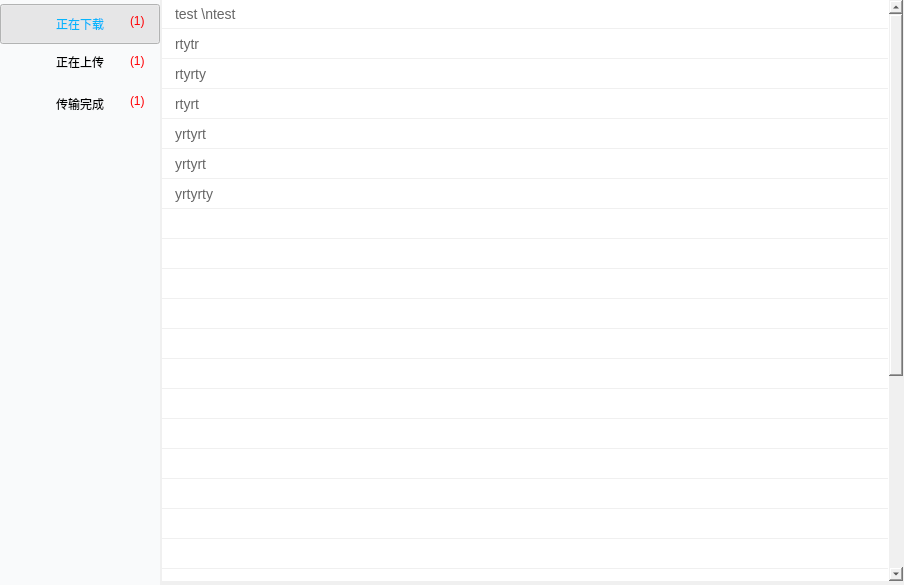
<?xml version="1.0" encoding="UTF-8"?>
<ui version="4.0">
 <class>TaskListGui</class>
 <widget class="QWidget" name="TaskListGui">
  <property name="geometry">
   <rect>
    <x>0</x>
    <y>0</y>
    <width>904</width>
    <height>585</height>
   </rect>
  </property>
  <property name="windowTitle">
   <string>TaskListGUI</string>
  </property>
  <property name="styleSheet">
   <string notr="true">background-color: rgb(240, 240, 240);</string>
  </property>
  <widget class="QWidget" name="backwidget" native="true">
   <property name="geometry">
    <rect>
     <x>0</x>
     <y>0</y>
     <width>10000</width>
     <height>10000</height>
    </rect>
   </property>
   <property name="styleSheet">
    <string notr="true">background-color: rgb(240, 240, 240);</string>
   </property>
   <widget class="QWidget" name="leftwidget" native="true">
    <property name="geometry">
     <rect>
      <x>0</x>
      <y>0</y>
      <width>160</width>
      <height>700</height>
     </rect>
    </property>
    <property name="styleSheet">
     <string notr="true">

QPushButton:checked {
      border-image: url(:/XMSDiskClientGui/Resources/task_bak.png);
font: 11pt &quot;Adobe Arabic&quot;;
	color: rgb(6, 181, 253);
}

QPushButton:!checked {
font: 11pt &quot;Adobe Arabic&quot;;
	color: rgb(0, 0, 0);
}
QWidget
{
background-color: rgb(249, 250, 251);
}</string>
    </property>
    <widget class="QPushButton" name="downButton">
     <property name="enabled">
      <bool>true</bool>
     </property>
     <property name="geometry">
      <rect>
       <x>0</x>
       <y>4</y>
       <width>160</width>
       <height>40</height>
      </rect>
     </property>
     <property name="styleSheet">
      <string notr="true">qproperty-icon: url(:/XMSDiskClientGui/Resources/img/down1.png) off, url(:/XMSDiskClientGui/Resources/img/down2.png) on;</string>
     </property>
     <property name="text">
      <string>正在下载</string>
     </property>
     <property name="shortcut">
      <string/>
     </property>
     <property name="checkable">
      <bool>true</bool>
     </property>
     <property name="checked">
      <bool>true</bool>
     </property>
     <property name="autoExclusive">
      <bool>true</bool>
     </property>
     <property name="autoDefault">
      <bool>false</bool>
     </property>
     <property name="default">
      <bool>false</bool>
     </property>
     <property name="flat">
      <bool>true</bool>
     </property>
    </widget>
    <widget class="QPushButton" name="upButton">
     <property name="enabled">
      <bool>true</bool>
     </property>
     <property name="geometry">
      <rect>
       <x>0</x>
       <y>42</y>
       <width>160</width>
       <height>40</height>
      </rect>
     </property>
     <property name="styleSheet">
      <string notr="true">qproperty-icon: url(:/XMSDiskClientGui/Resources/img/upload1.png) off, url(:/XMSDiskClientGui/Resources/img/upload2.png) on;</string>
     </property>
     <property name="text">
      <string>正在上传</string>
     </property>
     <property name="shortcut">
      <string/>
     </property>
     <property name="checkable">
      <bool>true</bool>
     </property>
     <property name="checked">
      <bool>false</bool>
     </property>
     <property name="autoExclusive">
      <bool>true</bool>
     </property>
     <property name="default">
      <bool>false</bool>
     </property>
     <property name="flat">
      <bool>true</bool>
     </property>
    </widget>
    <widget class="QPushButton" name="okButton">
     <property name="enabled">
      <bool>true</bool>
     </property>
     <property name="geometry">
      <rect>
       <x>0</x>
       <y>84</y>
       <width>160</width>
       <height>40</height>
      </rect>
     </property>
     <property name="styleSheet">
      <string notr="true">qproperty-icon: url(:/XMSDiskClientGui/Resources/img/succ1.png) off, url(:/XMSDiskClientGui/Resources/img/succ2.png) on;</string>
     </property>
     <property name="text">
      <string>传输完成</string>
     </property>
     <property name="shortcut">
      <string/>
     </property>
     <property name="checkable">
      <bool>true</bool>
     </property>
     <property name="checked">
      <bool>false</bool>
     </property>
     <property name="autoExclusive">
      <bool>true</bool>
     </property>
     <property name="default">
      <bool>false</bool>
     </property>
     <property name="flat">
      <bool>true</bool>
     </property>
    </widget>
    <widget class="QLabel" name="downlabel">
     <property name="geometry">
      <rect>
       <x>130</x>
       <y>10</y>
       <width>21</width>
       <height>21</height>
      </rect>
     </property>
     <property name="styleSheet">
      <string notr="true">font: 12pt &quot;思源黑体 CN Normal&quot;;
color: rgb(255, 0, 4);
background-color: rgba(0, 0, 0, 0);</string>
     </property>
     <property name="text">
      <string>(1)</string>
     </property>
    </widget>
    <widget class="QLabel" name="uplabel">
     <property name="geometry">
      <rect>
       <x>130</x>
       <y>50</y>
       <width>21</width>
       <height>21</height>
      </rect>
     </property>
     <property name="styleSheet">
      <string notr="true">font: 12pt &quot;思源黑体 CN Normal&quot;;
color: rgb(255, 0, 4);
background-color: rgba(0, 0, 0, 0);</string>
     </property>
     <property name="text">
      <string>(1)</string>
     </property>
    </widget>
    <widget class="QLabel" name="oklabel">
     <property name="geometry">
      <rect>
       <x>130</x>
       <y>90</y>
       <width>21</width>
       <height>21</height>
      </rect>
     </property>
     <property name="styleSheet">
      <string notr="true">font: 12pt &quot;思源黑体 CN Normal&quot;;
color: rgb(255, 0, 4);
background-color: rgba(0, 0, 0, 0);</string>
     </property>
     <property name="text">
      <string>(1)</string>
     </property>
    </widget>
   </widget>
   <widget class="QTableWidget" name="taskableWidget">
    <property name="geometry">
     <rect>
      <x>162</x>
      <y>0</y>
      <width>741</width>
      <height>581</height>
     </rect>
    </property>
    <property name="mouseTracking">
     <bool>true</bool>
    </property>
    <property name="tabletTracking">
     <bool>true</bool>
    </property>
    <property name="focusPolicy">
     <enum>Qt::FocusPolicy::NoFocus</enum>
    </property>
    <property name="autoFillBackground">
     <bool>true</bool>
    </property>
    <property name="styleSheet">
     <string notr="true">QHeaderView::section {
     padding-left: 0px;
 }
QTableWidget                   
{
    background:#FFFFFF;           
    border:none;                   
 
    font-size:14px;                
    font-family:&quot;Microsoft YaHei&quot;;
    color:#666666;   

 selection-background-color: qlineargradient(x1: 0, y1: 0, x2: 0.5, y2: 0.5,
                                  stop: 0 #FF92BB, stop: 1 white);              
}
QTableWidget::item                
{
    background:#ffffff; 
    spacing: 3px;
}

QTableView::item::selected    
{         
  color:#000000;             
  background:#e6f6ff; 
}


QHeaderView::section {
background-color:#FFFFFF;
  border: 1px solid #f0f0f0 ;

}


QTableView::item {

      border-bottom-width: 1px;
      border-style: solid;
      border-color: #f0f0f0;
      padding-left: 10px;
	  border-right: none;
border-left: none;
border-top: none;
	

}</string>
    </property>
    <property name="frameShape">
     <enum>QFrame::Shape::NoFrame</enum>
    </property>
    <property name="frameShadow">
     <enum>QFrame::Shadow::Plain</enum>
    </property>
    <property name="verticalScrollBarPolicy">
     <enum>Qt::ScrollBarPolicy::ScrollBarAsNeeded</enum>
    </property>
    <property name="horizontalScrollBarPolicy">
     <enum>Qt::ScrollBarPolicy::ScrollBarAlwaysOff</enum>
    </property>
    <property name="sizeAdjustPolicy">
     <enum>QAbstractScrollArea::SizeAdjustPolicy::AdjustToContentsOnFirstShow</enum>
    </property>
    <property name="editTriggers">
     <set>QAbstractItemView::EditTrigger::NoEditTriggers</set>
    </property>
    <property name="tabKeyNavigation">
     <bool>false</bool>
    </property>
    <property name="showDropIndicator" stdset="0">
     <bool>false</bool>
    </property>
    <property name="dragEnabled">
     <bool>false</bool>
    </property>
    <property name="dragDropOverwriteMode">
     <bool>false</bool>
    </property>
    <property name="alternatingRowColors">
     <bool>false</bool>
    </property>
    <property name="selectionMode">
     <enum>QAbstractItemView::SelectionMode::NoSelection</enum>
    </property>
    <property name="selectionBehavior">
     <enum>QAbstractItemView::SelectionBehavior::SelectRows</enum>
    </property>
    <property name="textElideMode">
     <enum>Qt::TextElideMode::ElideLeft</enum>
    </property>
    <property name="verticalScrollMode">
     <enum>QAbstractItemView::ScrollMode::ScrollPerItem</enum>
    </property>
    <property name="showGrid">
     <bool>true</bool>
    </property>
    <property name="gridStyle">
     <enum>Qt::PenStyle::NoPen</enum>
    </property>
    <property name="sortingEnabled">
     <bool>true</bool>
    </property>
    <property name="wordWrap">
     <bool>true</bool>
    </property>
    <property name="cornerButtonEnabled">
     <bool>false</bool>
    </property>
    <property name="columnCount">
     <number>1</number>
    </property>
    <attribute name="horizontalHeaderVisible">
     <bool>false</bool>
    </attribute>
    <attribute name="horizontalHeaderCascadingSectionResizes">
     <bool>false</bool>
    </attribute>
    <attribute name="horizontalHeaderMinimumSectionSize">
     <number>100</number>
    </attribute>
    <attribute name="horizontalHeaderHighlightSections">
     <bool>true</bool>
    </attribute>
    <attribute name="horizontalHeaderShowSortIndicator" stdset="0">
     <bool>true</bool>
    </attribute>
    <attribute name="horizontalHeaderStretchLastSection">
     <bool>true</bool>
    </attribute>
    <attribute name="verticalHeaderVisible">
     <bool>false</bool>
    </attribute>
    <attribute name="verticalHeaderCascadingSectionResizes">
     <bool>false</bool>
    </attribute>
    <attribute name="verticalHeaderHighlightSections">
     <bool>true</bool>
    </attribute>
    <attribute name="verticalHeaderShowSortIndicator" stdset="0">
     <bool>false</bool>
    </attribute>
    <attribute name="verticalHeaderStretchLastSection">
     <bool>false</bool>
    </attribute>
    <row>
     <property name="text">
      <string>新建行</string>
     </property>
    </row>
    <row>
     <property name="text">
      <string>新建行</string>
     </property>
    </row>
    <row>
     <property name="text">
      <string>新建行</string>
     </property>
    </row>
    <row>
     <property name="text">
      <string>新建行</string>
     </property>
    </row>
    <row>
     <property name="text">
      <string>新建行</string>
     </property>
    </row>
    <row>
     <property name="text">
      <string>新建行</string>
     </property>
    </row>
    <row>
     <property name="text">
      <string>新建行</string>
     </property>
    </row>
    <row>
     <property name="text">
      <string>新建行</string>
     </property>
    </row>
    <row>
     <property name="text">
      <string>新建行</string>
     </property>
    </row>
    <row>
     <property name="text">
      <string>新建行</string>
     </property>
    </row>
    <row>
     <property name="text">
      <string>新建行</string>
     </property>
    </row>
    <row>
     <property name="text">
      <string>新建行</string>
     </property>
    </row>
    <row>
     <property name="text">
      <string>新建行</string>
     </property>
    </row>
    <row>
     <property name="text">
      <string>新建行</string>
     </property>
    </row>
    <row>
     <property name="text">
      <string>新建行</string>
     </property>
    </row>
    <row>
     <property name="text">
      <string>新建行</string>
     </property>
    </row>
    <row>
     <property name="text">
      <string>新建行</string>
     </property>
    </row>
    <row>
     <property name="text">
      <string>新建行</string>
     </property>
    </row>
    <row>
     <property name="text">
      <string>新建行</string>
     </property>
    </row>
    <row>
     <property name="text">
      <string>新建行</string>
     </property>
    </row>
    <row>
     <property name="text">
      <string>新建行</string>
     </property>
    </row>
    <row>
     <property name="text">
      <string>新建行</string>
     </property>
    </row>
    <row>
     <property name="text">
      <string>新建行</string>
     </property>
    </row>
    <row>
     <property name="text">
      <string>新建行</string>
     </property>
    </row>
    <row>
     <property name="text">
      <string>新建行</string>
     </property>
    </row>
    <row>
     <property name="text">
      <string>新建行</string>
     </property>
    </row>
    <row>
     <property name="text">
      <string>新建行</string>
     </property>
    </row>
    <row>
     <property name="text">
      <string>新建行</string>
     </property>
    </row>
    <row>
     <property name="text">
      <string>新建行</string>
     </property>
    </row>
    <column>
     <property name="text">
      <string>文件名</string>
     </property>
    </column>
    <item row="0" column="0">
     <property name="text">
      <string>test \ntest</string>
     </property>
    </item>
    <item row="1" column="0">
     <property name="text">
      <string>rtytr</string>
     </property>
    </item>
    <item row="2" column="0">
     <property name="text">
      <string>rtyrty</string>
     </property>
    </item>
    <item row="3" column="0">
     <property name="text">
      <string>rtyrt</string>
     </property>
    </item>
    <item row="4" column="0">
     <property name="text">
      <string>yrtyrt</string>
     </property>
    </item>
    <item row="5" column="0">
     <property name="text">
      <string>yrtyrt</string>
     </property>
    </item>
    <item row="6" column="0">
     <property name="text">
      <string>yrtyrty</string>
     </property>
    </item>
    <item row="25" column="0">
     <property name="text">
      <string>ss</string>
     </property>
    </item>
    <item row="26" column="0">
     <property name="text">
      <string>ss</string>
     </property>
    </item>
    <item row="27" column="0">
     <property name="text">
      <string>ss</string>
     </property>
    </item>
    <item row="28" column="0">
     <property name="text">
      <string>ss</string>
     </property>
    </item>
   </widget>
  </widget>
 </widget>
 <layoutdefault spacing="6" margin="11"/>
 <resources>
  <include location="xdisk_client_gui.qrc"/>
 </resources>
 <connections>
  <connection>
   <sender>taskableWidget</sender>
   <signal>clicked(QModelIndex)</signal>
   <receiver>TaskListGui</receiver>
   <slot>Select(QModelIndex)</slot>
   <hints>
    <hint type="sourcelabel">
     <x>317</x>
     <y>255</y>
    </hint>
    <hint type="destinationlabel">
     <x>-289</x>
     <y>412</y>
    </hint>
   </hints>
  </connection>
  <connection>
   <sender>downButton</sender>
   <signal>clicked()</signal>
   <receiver>TaskListGui</receiver>
   <slot>DownTask()</slot>
   <hints>
    <hint type="sourcelabel">
     <x>64</x>
     <y>28</y>
    </hint>
    <hint type="destinationlabel">
     <x>990</x>
     <y>135</y>
    </hint>
   </hints>
  </connection>
  <connection>
   <sender>upButton</sender>
   <signal>clicked()</signal>
   <receiver>TaskListGui</receiver>
   <slot>UpTask()</slot>
   <hints>
    <hint type="sourcelabel">
     <x>114</x>
     <y>70</y>
    </hint>
    <hint type="destinationlabel">
     <x>1063</x>
     <y>164</y>
    </hint>
   </hints>
  </connection>
  <connection>
   <sender>okButton</sender>
   <signal>clicked()</signal>
   <receiver>TaskListGui</receiver>
   <slot>OkTask()</slot>
   <hints>
    <hint type="sourcelabel">
     <x>87</x>
     <y>113</y>
    </hint>
    <hint type="destinationlabel">
     <x>1122</x>
     <y>215</y>
    </hint>
   </hints>
  </connection>
 </connections>
 <slots>
  <slot>Select(QModelIndex)</slot>
  <slot>DownTask()</slot>
  <slot>UpTask()</slot>
  <slot>OkTask()</slot>
 </slots>
</ui>
